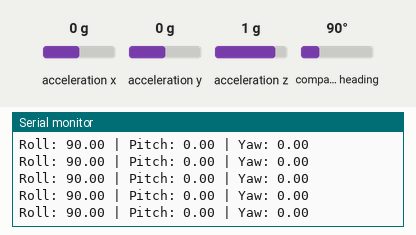
This sketch was run on a simulated Arduino Uno, built with avr-gcc and run on an emulated ATmega328P. On the bench: the last lines printed to the serial monitor. The inputs (shaded band) are chosen by the test bench; at power-on: acceleration x 0 g, compass heading 90°, acceleration y 0 g, acceleration z 1 g.

Above: at 2.2 s.
2.3 s: acceleration x set to -1.4 g
At 2.45 s:
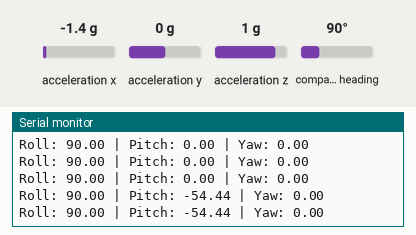
3.8 s: compass heading set to 7°
At 3.89 s:
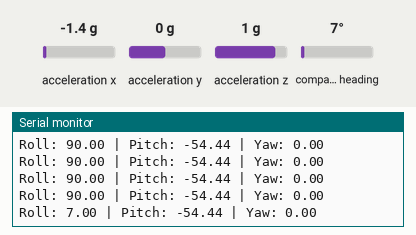
6.8 s: acceleration y set to -1.4 g
At 6.88 s:
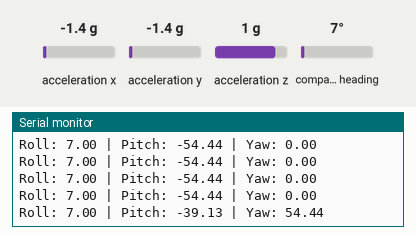
8.3 s: acceleration z set to -1.4 g
At 8.32 s:
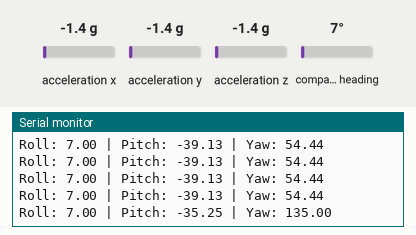
Timing chart, 0 to 10.8 s (numbered marks = the images above; inputs shaded):
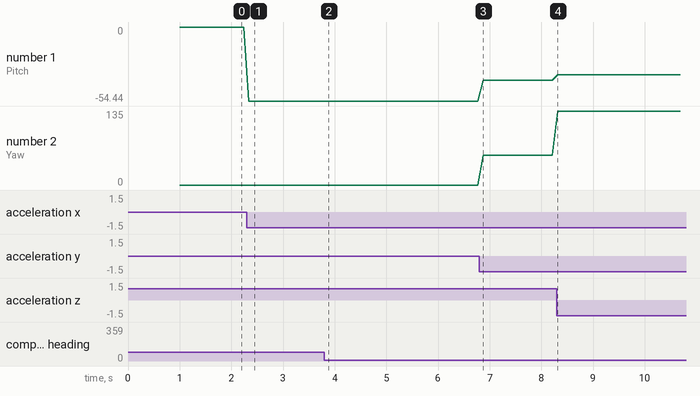

Measured:
- after the input at 2.3 s, the serial monitor: prints a new line at once (image 1)
- after the input at 3.8 s, the serial monitor: prints a new line after 0.09 s (image 2)
- after the input at 6.8 s, the serial monitor: prints a new line after 0.08 s (image 3)
- after the input at 8.3 s, the serial monitor: prints a new line at once (image 4)
- plotted number 1: 0 → -54.44 after the input at 2.3 s, -54.44 → -39.13 after the input at 6.8 s, -39.13 → -35.25 after the input at 8.3 s
- plotted number 2: 0 → 54.44 after the input at 6.8 s, 54.44 → 135 after the input at 8.3 s

The sketch:

Euler.ino
```cpp
#include <Wire.h>
#include <Adafruit_Sensor.h>
#include <Adafruit_BNO055.h>

Adafruit_BNO055 bno = Adafruit_BNO055();

void setup() {
  Serial.begin(9600);
  Wire.begin();

  if (!bno.begin()) {
    Serial.println("BNO055 not detected!");
    while (1);
  }
  delay(1000);
  bno.setExtCrystalUse(true);
}

void loop() {
  // Get Euler angles
  imu::Vector<3> euler = bno.getVector(Adafruit_BNO055::VECTOR_EULER);

  float roll  = euler.x();  // X-axis → Roll
  float pitch = euler.y();  // Y-axis → Pitch
  float yaw   = euler.z();  // Z-axis → Yaw

  Serial.print("Roll: "); //yaw
  Serial.print(roll, 2);
  Serial.print(" | Pitch: "); //roll
  Serial.print(pitch, 2);
  Serial.print(" | Yaw: "); //pitch
  Serial.println(yaw, 2);

  delay(100);
}
```
